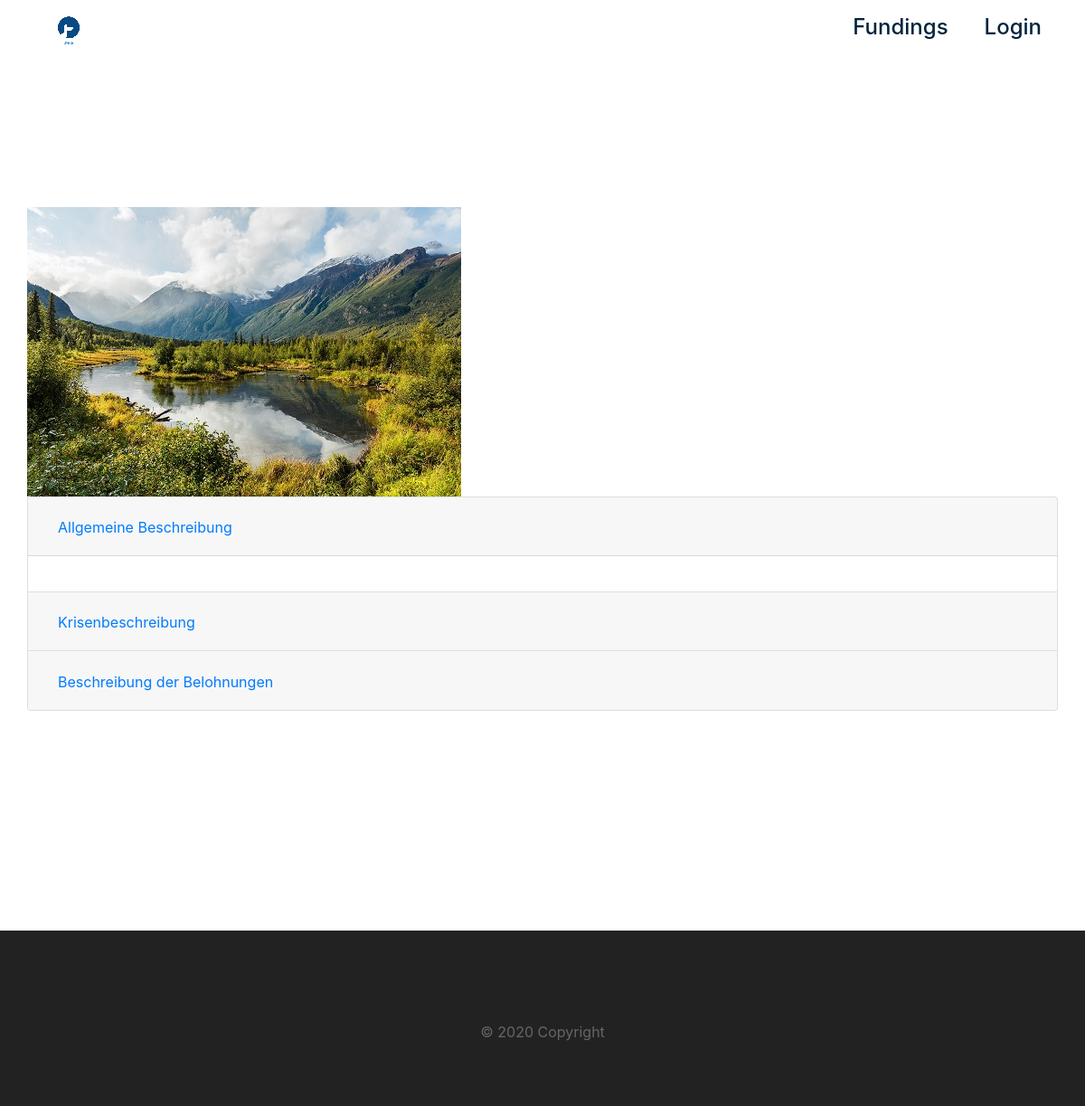
The page /page/15 on the database as committed earlier.
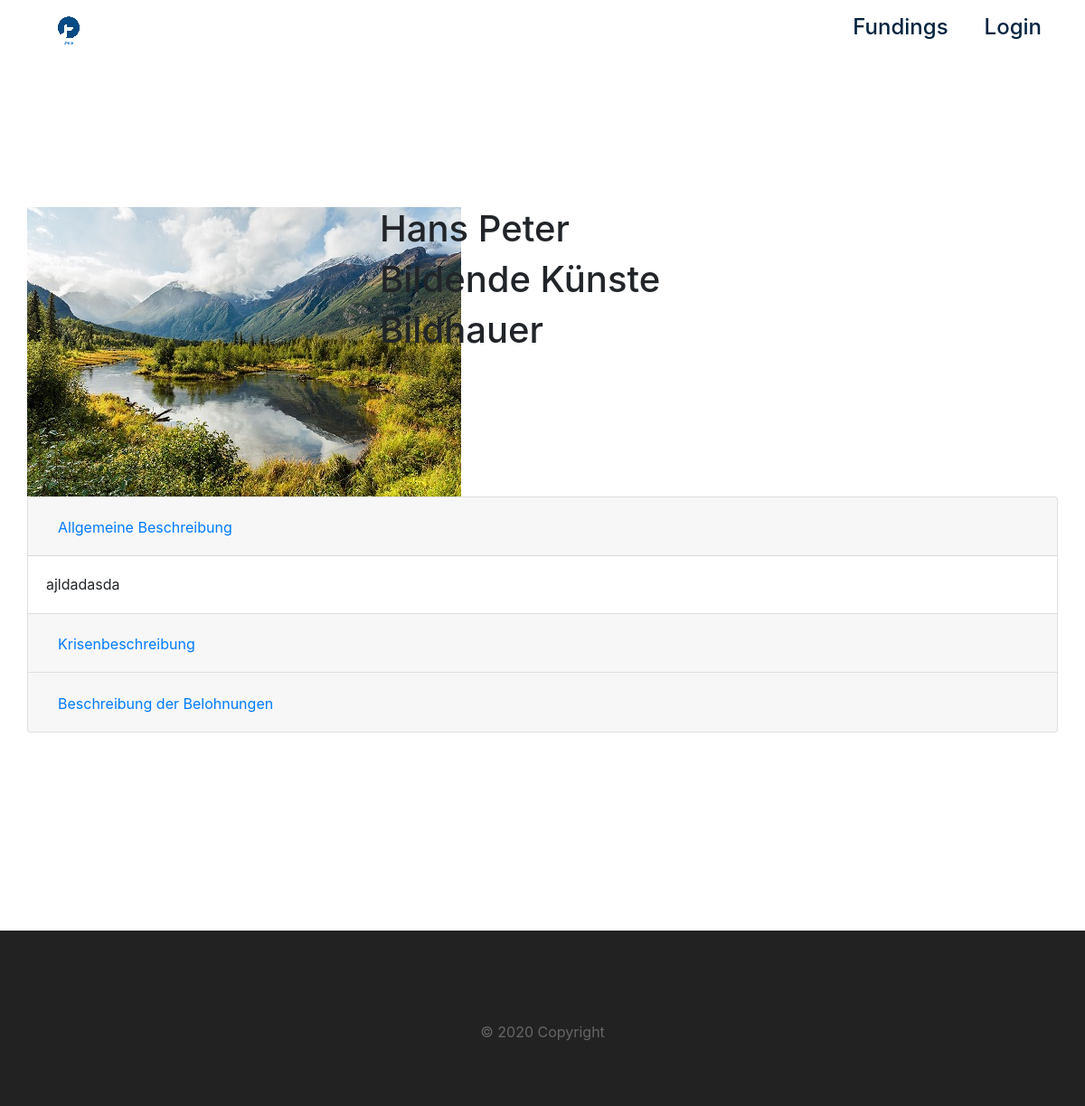
The same page on the database as committed later.
### app.py (models this page shows)
class Page(db.Model):
    id = db.Column(db.Integer, primary_key=True)
    creator_id = db.Column(db.Integer, db.ForeignKey("user.id"))
    artist_name = db.Column(db.String)
    artist_category = db.Column(db.String)
    artist_job = db.Column(db.String)
    artist_location_lat = db.Column(db.Float)
    artist_location_long = db.Column(db.Float)
    description_title = db.Column(db.String)
    description_general = db.Column(db.String)
    description_crisis = db.Column(db.String)
    description_rewards = db.Column(db.String)
    titlepicture_path = db.Column(db.String)
    media_path = db.Column(db.String)
    rewards = db.relationship('Reward', backref='Page', lazy=True)

### app.py (the view)
@app.route("/page/<int:PageId>")
def page(PageId):
    pageName = "Test"
    page = Page.query.filter_by(id = PageId).first()
    rewards = Reward.query.filter(Reward.Page_Id == PageId).order_by(Reward.price.asc())
    return render_template("page.html", title=f"{pageName}", page=page, rewards=rewards)

### templates/page.html (shortened to what this page needs)
{% extends "layout.html" %}
{% import "bootstrap/wtf.html" as wtf %}
{% block body %}
<header class="page-header header container-fluid">
  <div class="container-fluid" style="margin-top:10em;">
  <div class="row">
  <div class="col col-sm-4">
        <img src="/static/images/image.jpg" alt="">
  </div>
  <div class="col col-sm-8">
    <h1>{{page.artist_name}}</h1>
    <h1>{{page.artist_category}}</h1>
    <h1>{{page.artist_job}}</h1>
    </div>
  </div>
  <div class="row">
    <div class="col col-sm-12">
        <div class="accordion" id="accordionExample">
            <div class="card">
            <div class="card-header" id="headingOne">
                <h2 class="mb-0">
                <button class="btn btn-link" type="button" data-toggle="collapse" data-target="#collapseOne" aria-expanded="true" aria-controls="collapseOne">
                    Allgemeine Beschreibung
                </button>
                </h2>
            </div>
            <div id="collapseOne" class="collapse show" aria-labelledby="headingOne" data-parent="#accordionExample">
                <div class="card-body">
                    {{page.description_general}}
                </div>
            </div>
            </div>
            <div class="card">
            <div class="card-header" id="headingTwo">
                <h2 class="mb-0">
                <button class="btn btn-link collapsed" type="button" data-toggle="collapse" data-target="#collapseTwo" aria-expanded="false" aria-controls="collapseTwo">
                        Krisenbeschreibung
                </button>
                </h2>
            </div>
            </div>
            <div class="card">
            <div class="card-header" id="headingThree">
                <h2 class="mb-0">
                <button class="btn btn-link collapsed" type="button" data-toggle="collapse" data-target="#collapseThree" aria-expanded="false" aria-controls="collapseThree">
                    Beschreibung der Belohnungen
                </button>
                </h2>
            </div>
            </div>
        </div>
    </div>
    </div>
  </header>
{% endblock %}

Rows that differ between the two databases and show on the page:
added Page: artist_name "Hans Peter", artist_category "Bildende Künste", artist_job "Bildhauer", description_general "ajldadasda"
